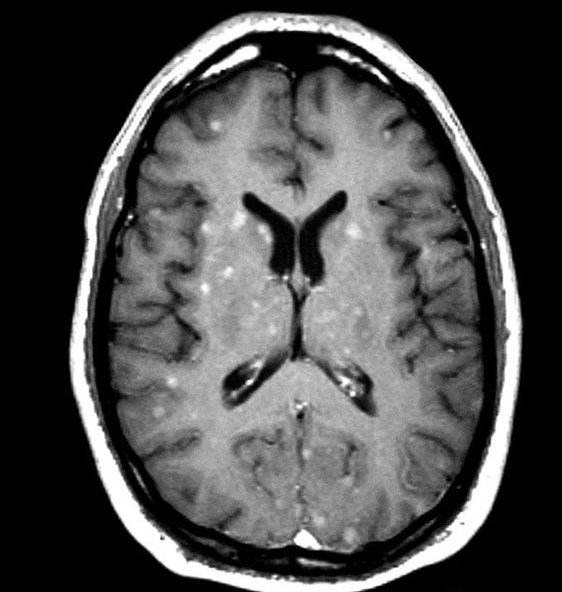
#> input picture brain_tumor/Training/no_tumor/4.jpg, 562 x 592 px, found by its file name; its folder holds only this picture in this run
$ jupyter execute --allow-errors project_brain_tumor_classification.ipynb   (shell and % lines are left out)
#> lines starting #> are read from the running program, lines starting #| are printed output that depends on the picture; long printed decimals are rounded
#

[cell 1]
import numpy as np
import pandas as pd
import matplotlib.pyplot as plt
from sklearn.model_selection import train_test_split
from sklearn.metrics import accuracy_score

[cell 2]
#Prepare/collect data

[cell 3]
import os

path = os.listdir('C:/Users/manas/OneDrive/Desktop/Brain_Tumor/Project/brain_tumor/Training')
classes = {'no_tumor':0, 'pituitary_tumor':1}

[cell 4]
import cv2
X = []
Y = []
for cls in classes:
    pth = 'C:/Users/manas/OneDrive/Desktop/Brain_Tumor/Project/brain_tumor/Training/'+cls
    for j in os.listdir(pth):
        img = cv2.imread(pth+'/'+j, 0)
#> img is the input picture: shape (592, 562); min 0, max 255, mean 76
        if img is not None:  # Check if the image was read successfully
            img = cv2.resize(img, (200,200))
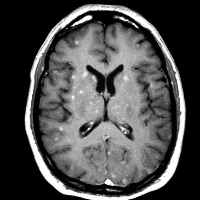
#> img: shape (200, 200); min 0, max 255, mean 76
            X.append(img)
            Y.append(classes[cls])

[cell 5]
X = np.array(X)
Y = np.array(Y)

[cell 6]
np.unique(Y)

[cell 7]
pd.Series(Y).value_counts()

[cell 8]
Y.shape

[cell 9]
X.shape
#> Out = (2, 200, 200)

[cell 10]
#Visualize data

[cell 11]
plt.imshow(X[0], cmap='gray')

[cell 12]
#Prepare data

[cell 13]
X_updated = X.reshape(len(X), -1)
X_updated.shape
#> Out = (2, 40000)

[cell 14]
#Split Data

[cell 15]
xtrain, xtest, ytrain, ytest = train_test_split(X_updated, Y, random_state=10,test_size=.20)
#> ytrain = [1]; ytest = [0]

[cell 16]
xtrain.shape, xtest.shape
#> Out = ((1, 40000), (1, 40000))

[cell 17]
ytrain.shape, ytest.shape
#> Out = ((1,), (1,))

[cell 18]
#Feature Scaling

[cell 19]
print(xtrain.max(), xtrain.min())
#| 244 0
print(xtest.max(), xtest.min())
#| 255 0
xtrain = xtrain/255
xtest = xtest/255
print(xtrain.max(), xtrain.min())
#| 0.9569 0.0
print(xtest.max(), xtest.min())
#| 1.0 0.0

[cell 20]
#Feature Selection: PCA

[cell 21]
from sklearn.decomposition import PCA

[cell 22]
print(xtrain.shape, xtest.shape)
#| (1, 40000) (1, 40000)
